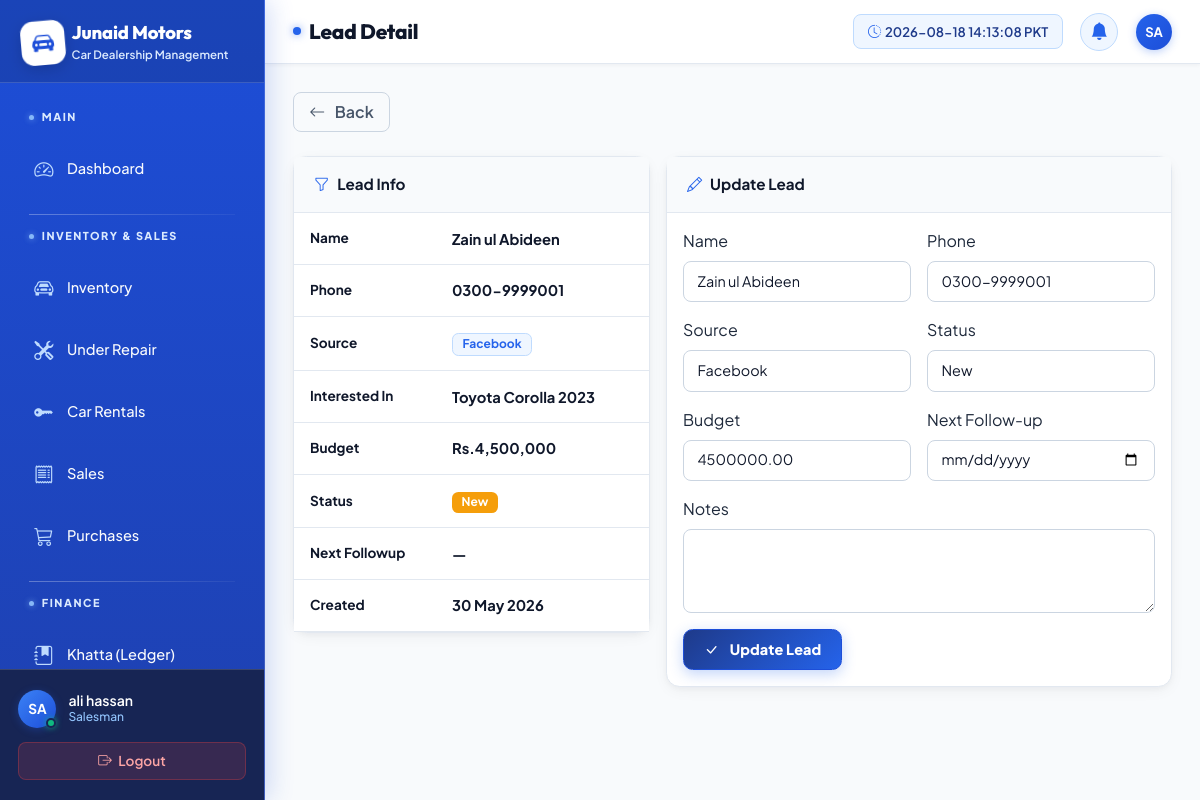
/leads/1/ (signed in), run on the app's committed database.
### apps/staff/models.py (models this page shows, shortened)
class StaffProfile(models.Model):
    ROLE_CHOICES = [
        ('admin', 'Admin'),
        ('manager', 'Manager'),
        ('salesman', 'Salesman'),
        ('accountant', 'Accountant'),
    ]
    user = models.OneToOneField(User, on_delete=models.CASCADE)
    role = models.CharField(max_length=20, choices=ROLE_CHOICES)
    phone = models.CharField(max_length=20)
    is_active = models.BooleanField(default=True)

### apps/leads/models.py (models this page shows, shortened)
class Lead(models.Model):
    SOURCE_CHOICES = [
        ('facebook', 'Facebook'),
        ('whatsapp', 'WhatsApp'),
        ('walkin', 'Walk-in'),
        ('referral', 'Referral'),
        ('phone', 'Phone Call'),
    ]
    STATUS_CHOICES = [
        ('new', 'New'),
        ('followup', 'Follow-up'),
        ('testdrive', 'Test Drive'),
        ('negotiating', 'Negotiating'),
        ('converted', 'Converted'),
        ('lost', 'Lost'),
    ]
    name = models.CharField(max_length=200)
    phone = models.CharField(max_length=20)
    source = models.CharField(max_length=20, choices=SOURCE_CHOICES)
    interested_car = models.CharField(max_length=200)
    budget = models.DecimalField(max_digits=12, decimal_places=2, blank=True, null=True)
    status = models.CharField(max_length=20, choices=STATUS_CHOICES, default='new')
    notes = models.TextField(blank=True)
    next_followup = models.DateField(blank=True, null=True)
    test_drive_date = models.DateTimeField(blank=True, null=True)
    created_at = models.DateTimeField(auto_now_add=True)

### apps/leads/views.py (the view)
# urls.py: path('<int:pk>/', views.lead_detail, name='lead_detail'),
@login_required
def lead_detail(request, pk):
    lead = get_object_or_404(Lead, pk=pk)
    form = LeadForm(instance=lead)
    if request.method == 'POST':
        form = LeadForm(request.POST, instance=lead)
        if form.is_valid():
            form.save()
            messages.success(request, 'Lead updated.')
            return redirect('lead_list')
    return render(request, 'leads/detail.html', {'lead': lead, 'form': form})

### apps/leads/forms.py
class LeadForm(forms.ModelForm):
    class Meta:
        model = Lead
        fields = ['name', 'phone', 'source', 'interested_car', 'budget',
                  'status', 'notes', 'next_followup', 'test_drive_date']
        widgets = {
            'name': forms.TextInput(attrs={'class': DARK_INPUT}),
            'phone': forms.TextInput(attrs={'class': DARK_INPUT}),
            'source': forms.Select(attrs={'class': DARK_SELECT}),
            'interested_car': forms.TextInput(attrs={'class': DARK_INPUT}),
            'budget': forms.NumberInput(attrs={'class': DARK_INPUT}),
            'status': forms.Select(attrs={'class': DARK_SELECT}),
            'notes': forms.Textarea(attrs={'class': DARK_TEXTAREA, 'rows': 3}),
            'next_followup': forms.DateInput(attrs={'class': DARK_INPUT, 'type': 'date'}),
            'test_drive_date': forms.DateTimeInput(attrs={'class': DARK_INPUT, 'type': 'datetime-local'}),
        }

### apps/dashboard/context_processors.py (called while the page is built)
def overdue_count(request):
    if request.user.is_authenticated:
        today = timezone.now().date()
        count = Installment.objects.filter(
            Q(status='overdue') | Q(status='pending', due_date__lt=today)
        ).count()
        return {'overdue_count': count}
    return {'overdue_count': 0}

### templates/leads/detail.html (shortened to what this page needs)
{% extends 'base.html' %}
{% load humanize %}
{% block page_title %}Lead Detail{% endblock %}
{% block content %}
<div class="d-flex gap-2 mb-4">
  <a href="{% url 'lead_list' %}" class="btn-ghost"><i class="bi bi-arrow-left me-1"></i>Back</a>
</div>
<div class="row g-3">
  <div class="col-lg-5">
    <div class="card">
      <div class="card-header"><i class="bi bi-funnel me-2 text-amber"></i>Lead Info</div>
      <div class="card-body p-0">
        <table class="table mb-0">
          <tbody>
            <tr><td style="color:var(--text-muted);font-size:0.85rem;width:40%;">Name</td><td class="fw-bold">{{ lead.name }}</td></tr>
            <tr><td style="color:var(--text-muted);font-size:0.85rem;">Phone</td><td>{{ lead.phone }}</td></tr>
            <tr><td style="color:var(--text-muted);font-size:0.85rem;">Source</td><td><span class="badge badge-{{ lead.source }}">{{ lead.get_source_display }}</span></td></tr>
            <tr><td style="color:var(--text-muted);font-size:0.85rem;">Interested In</td><td class="fw-bold">{{ lead.interested_car }}</td></tr>
            <tr><td style="color:var(--text-muted);font-size:0.85rem;">Budget</td><td>{% if lead.budget %}Rs.{{ lead.budget|floatformat:0|intcomma }}{% else %}Not specified{% endif %}</td></tr>
            <tr><td style="color:var(--text-muted);font-size:0.85rem;">Status</td>
              <td>
                <span class="badge {% if lead.status == 'converted' %}badge-paid{% elif lead.status == 'lost' %}badge-overdue{% else %}badge-pending{% endif %}">
                  {{ lead.get_status_display }}
                </span>
              </td>
            </tr>
            <tr><td style="color:var(--text-muted);font-size:0.85rem;">Next Followup</td><td>{{ lead.next_followup|date:"d M Y"|default:"—" }}</td></tr>
            <tr><td style="color:var(--text-muted);font-size:0.85rem;">Created</td><td>{{ lead.created_at|date:"d M Y" }}</td></tr>
          </tbody>
        </table>
      </div>
    </div>
  </div>
  <div class="col-lg-7">
    <div class="card">
      <div class="card-header"><i class="bi bi-pencil me-2 text-amber"></i>Update Lead</div>
      <div class="card-body">
        <form method="post">
          <div class="row g-3">
            <div class="col-md-6"><label class="form-label">Name</label>{{ form.name }}</div>
            <div class="col-md-6"><label class="form-label">Phone</label>{{ form.phone }}</div>
            <div class="col-md-6"><label class="form-label">Source</label>{{ form.source }}</div>
            <div class="col-md-6"><label class="form-label">Status</label>{{ form.status }}</div>
            <div class="col-md-6"><label class="form-label">Budget</label>{{ form.budget }}</div>
            <div class="col-md-6"><label class="form-label">Next Follow-up</label>{{ form.next_followup }}</div>
            <div class="col-12"><label class="form-label">Notes</label>{{ form.notes }}</div>
          </div>
          <button type="submit" class="btn-amber mt-3"><i class="bi bi-check-lg me-1"></i>Update Lead</button>
        </form>
      </div>
    </div>
  </div>
</div>
{% endblock %}

### templates/base.html (shortened to what this page needs)
{% load static %}
{% load humanize %}
<!DOCTYPE html>
<html lang="en" data-bs-theme="light">
<head>
  <link rel="stylesheet" href="https://cdn.jsdelivr.net/npm/bootstrap@5.3.3/dist/css/bootstrap.min.css">
  <link rel="stylesheet" href="https://cdn.jsdelivr.net/npm/bootstrap-icons@1.11.3/font/bootstrap-icons.min.css">
  <link rel="stylesheet" href="{% static 'css/tailwind.css' %}?v=12.0">
  <link rel="stylesheet" href="{% static 'css/custom.css' %}?v=12.0">
  <link rel="stylesheet" href="{% static 'css/animations.css' %}?v=12.0">
</head>
<body>
<nav id="sidebar">
  <div class="sidebar-logo">
    <div class="d-flex align-items-center gap-2">
      <div class="logo-icon-badge">
        <i class="bi bi-car-front-fill"></i>
      </div>
      <div>
        <h4>Junaid Motors</h4>
        <span>Car Dealership Management</span>
      </div>
    </div>
  </div>
  <div class="sidebar-nav">
    <span class="nav-section-label">Main</span>
    <a href="{% url 'dashboard' %}" class="sidebar-link {% if request.resolver_match.url_name == 'dashboard' %}active{% endif %}">
      <i class="bi bi-speedometer2"></i> <span>Dashboard</span>
    </a>
    <span class="nav-section-label">Inventory &amp; Sales</span>
    <a href="{% url 'inventory_list' %}" class="sidebar-link {% if 'inventory' in request.path and 'repair' not in request.path and 'rent' not in request.path %}active{% endif %}">
      <i class="bi bi-car-front"></i> <span>Inventory</span>
    </a>
    <a href="{% url 'repair_list' %}" class="sidebar-link {% if 'repair' in request.path %}active{% endif %}">
      <i class="bi bi-tools"></i> <span>Under Repair</span>
    </a>
    <a href="{% url 'rent_list' %}" class="sidebar-link {% if 'rent' in request.path %}active{% endif %}">
      <i class="bi bi-key-fill"></i> <span>Car Rentals</span>
    </a>
    <a href="{% url 'sales_list' %}" class="sidebar-link {% if 'sale' in request.path %}active{% endif %}">
      <i class="bi bi-receipt"></i> <span>Sales</span>
    </a>
    <a href="{% url 'purchase_list' %}" class="sidebar-link {% if 'purchase' in request.path %}active{% endif %}">
      <i class="bi bi-cart3"></i> <span>Purchases</span>
    </a>
    <span class="nav-section-label">Finance</span>
    <a href="{% url 'khatta_list' %}" class="sidebar-link {% if 'khatta' in request.path %}active{% endif %}">
      <i class="bi bi-journal-bookmark-fill"></i> <span>Khatta (Ledger)</span>
    </a>
  </div>
  <div class="sidebar-footer">
    <div class="user-info">
      <div class="avatar-container">
        <div class="avatar-circle">{{ request.user.username|upper|slice:":2" }}</div>
        <span class="status-indicator online"></span>
      </div>
      <div>
        <div class="user-name">{{ request.user.get_full_name|default:request.user.username }}</div>
        <div class="user-role">
          {% if request.user.staffprofile %}{{ request.user.staffprofile.get_role_display }}{% else %}Admin{% endif %}
        </div>
      </div>
    </div>
    <a href="{% url 'staff_logout' %}" class="btn-logout w-100 text-center d-block">
      <i class="bi bi-box-arrow-right me-1"></i> Logout
    </a>
  </div>
</nav>
<div id="main-content">
  <div id="top-navbar">
    <div class="d-flex align-items-center gap-3">
      <h1 class="page-title">{% block page_title %}Dashboard{% endblock %}</h1>
    </div>
    <div class="navbar-actions">
      <div id="live-clock-wrapper">
        <i class="bi bi-clock-history text-amber me-1"></i>
        <span id="live-clock"></span>
      </div>
      <a href="{% url 'installment_list' %}?status=overdue" class="notif-btn text-decoration-none" title="Notifications">
        <i class="bi bi-bell-fill"></i>
      </a>
      <div class="avatar-circle navbar-avatar" title="{{ request.user.username }}">{{ request.user.username|upper|slice:":2" }}</div>
    </div>
  </div>
  <div id="content-area">
    {% block content %}{% endblock %}
  </div>
</div>
</body>
</html>

### static/css/animations.css (style rules this page uses)
.card, .stat-card, .inventory-card, .lead-card, .form-section-card { transition: transform 0.25s cubic-bezier(0.4, 0, 0.2, 1), box-shadow 0.25s cubic-bezier(0.4, 0, 0.2, 1), border-color 0.25s ease; }
button, .btn, .btn-amber, .btn-primary, .btn-ghost, .btn-outline-amber, .quick-action-btn { transition: all 0.2s cubic-bezier(0.4, 0, 0.2, 1) !important; }
.table tbody tr { transition: background-color 0.18s ease, transform 0.18s ease; }

### data on the page
Lead: name "Zain ul Abideen", phone "0300-9999001", source "Facebook", interested_car "Toyota Corolla 2023", budget "4,500,000", status "New", next_followup "—", created_at "30 May 2026", budget "4500000.00"

### other printed values
{{ request.user.username|upper|slice:":2" }} "SA"
{{ request.user.get_full_name|default:request.user.username }} "ali hassan"
{{ request.user.staffprofile.get_role_display }} "Salesman"
